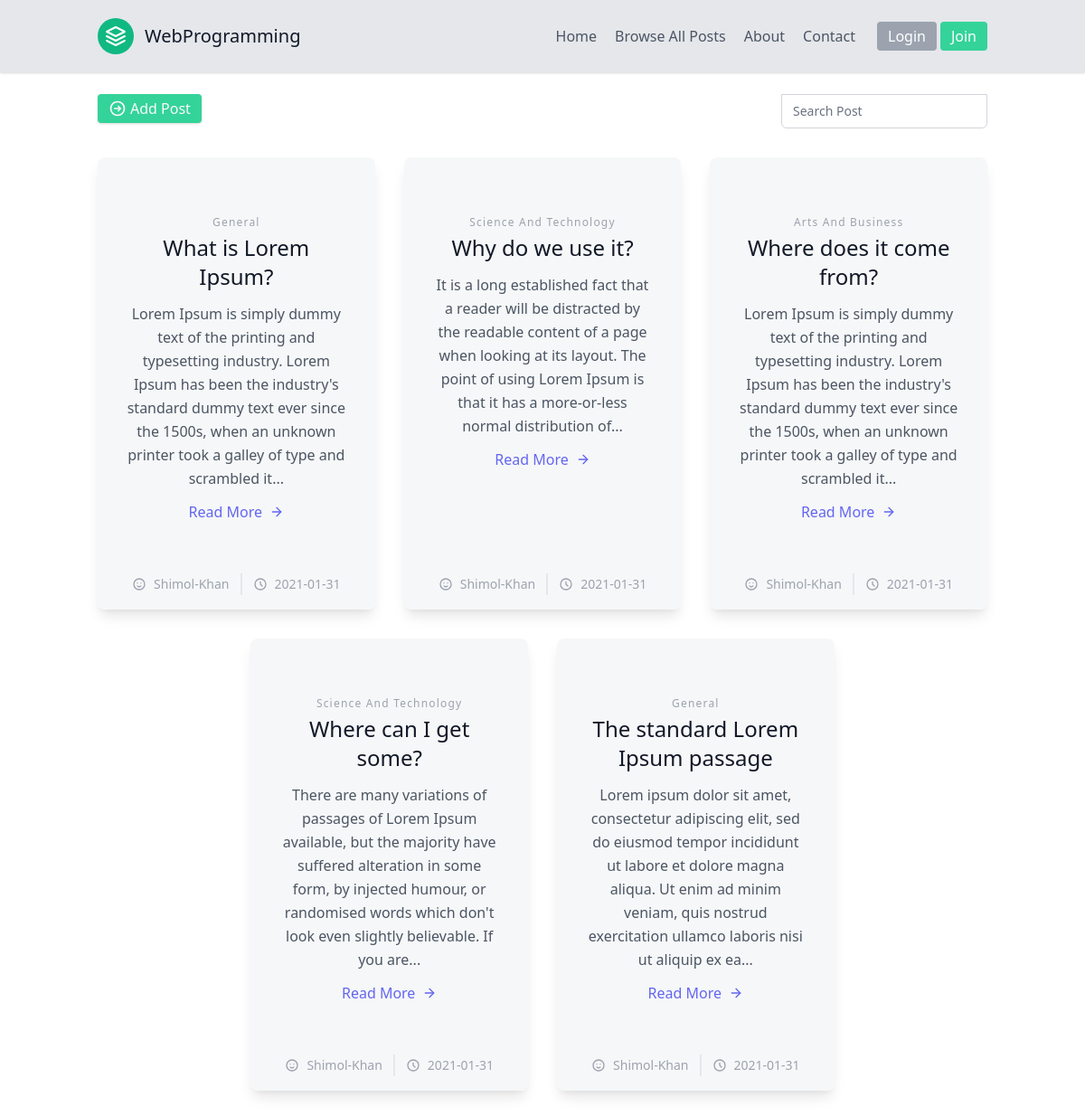
The app's page /browse, older data.
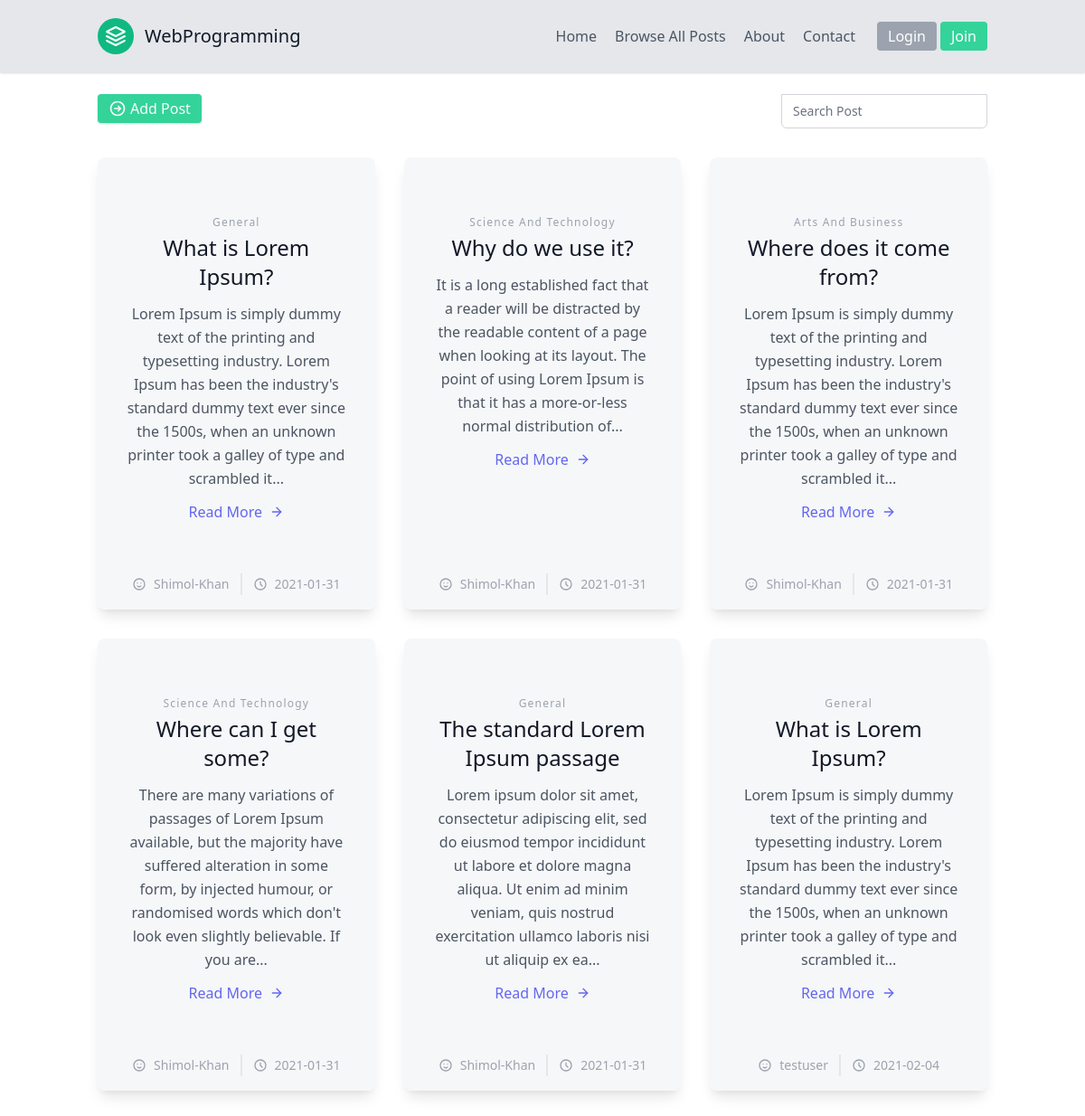
The same page, newer data.
### Blog/models.py (models this page shows, shortened)
class Post(db.Model):
    id = db.Column(db.Integer, primary_key=True)
    title = db.Column(db.String(100), nullable=False)
    date_posted = db.Column(db.DateTime, nullable=False, default=datetime.utcnow)
    category = db.Column(db.String(100), nullable=False)
    content = db.Column(db.Text, nullable=False)
    user_id = db.Column(db.Integer, db.ForeignKey('user.id'), nullable=False)

class User(db.Model, UserMixin):
    id = db.Column(db.Integer, primary_key=True)
    username = db.Column(db.String(20), unique=True, nullable=False)
    email = db.Column(db.String(120), unique=True, nullable=False)
    image_file = db.Column(db.String(20), nullable=False, default='default.jpg')
    password = db.Column(db.String(60), nullable=False)
    posts = db.relationship('Post', backref='author', lazy=True)

### Blog/routes.py (the view)
@app.route("/browse")
def browse():
    q = request.args.get('q')
    if q:
        posts = Post.query.filter(Post.title.contains(q) | Post.content.contains(q))
    else:
        posts = Post.query.all()
    return render_template('browse.html', posts=posts, title="Browse All Posts")

### Blog/templates/browse.html
{% extends "layout.html" %}
{% block content %}
<section class="body-font">
  <div class="container px-5 py-6 mx-auto">
    <div class="flex justify-between">
        <div>
          <button>
            <a href="{{ url_for('new_post') }}" class="shadow inline-flex items-center bg-green-400 border-0 py-1 px-3 focus:outline-none hover:bg-green-500 rounded text-base mt-4 md:mt-0 text-gray-50">
              <svg class="w-5 h-5 mr-1" fill="none" stroke="currentColor" viewBox="0 0 24 24" xmlns="http://www.w3.org/2000/svg"><path stroke-linecap="round" stroke-linejoin="round" stroke-width="2" d="M13 9l3 3m0 0l-3 3m3-3H8m13 0a9 9 0 11-18 0 9 9 0 0118 0z"></path></svg>
              Add Post</a>
          </button>
        </div>
        <div>
          <form method="GET">
            <input type="text" class="appearance-none rounded-none relative block w-full px-3 py-2 border border-gray-300 placeholder-gray-500 text-gray-900 rounded-b-md focus:outline-none focus:ring-indigo-500 focus:border-indigo-500 focus:z-10 sm:text-sm" type="search" placeholder="Search Post" name="q">
          </form>
        </div>
    </div>
  </div>
</section>
  <section class="text-gray-600 body-font animate__animated animate__bounceInUp">
    <div class="container px-5 pt-2 pb-12 mx-auto">
      <div class="flex flex-wrap -m-4 justify-center">
        {% for post in posts %}
        <div class="p-4 lg:w-1/3">
          <div class="h-full bg-gray-100 bg-opacity-75 px-8 pt-16 pb-24 rounded-lg overflow-hidden text-center relative shadow-lg">
            <h2 class="tracking-widest text-xs title-font font-medium text-gray-400 mb-1">{{ post.category }}</h2>
            <h1 class="title-font sm:text-2xl text-xl font-medium text-gray-900 mb-3">{{ post.title }}</h1>
            <p class="leading-relaxed mb-3">{{ post.content | truncate(220)}}</p>
            <a class="text-indigo-500 inline-flex items-center" href="{{ url_for('post', post_id=post.id) }}">Read More
              <svg class="w-4 h-4 ml-2" viewBox="0 0 24 24" stroke="currentColor" stroke-width="2" fill="none"
                stroke-linecap="round" stroke-linejoin="round">
                <path d="M5 12h14"></path>
                <path d="M12 5l7 7-7 7"></path>
              </svg>
            </a>
            <div class="text-center mt-2 leading-none flex justify-center absolute bottom-0 left-0 w-full py-4">
              <span
                class="text-gray-400 mr-3 inline-flex items-center leading-none text-sm pr-3 py-1 border-r-2 border-gray-200">
                <svg class="w-4 h-4 mr-2" fill="none" stroke="currentColor" viewBox="0 0 24 24" xmlns="http://www.w3.org/2000/svg"><path stroke-linecap="round" stroke-linejoin="round" stroke-width="2" d="M14.828 14.828a4 4 0 01-5.656 0M9 10h.01M15 10h.01M21 12a9 9 0 11-18 0 9 9 0 0118 0z"></path></svg>
                {{ post.author.username }}
              </span>
              <span class="text-gray-400 inline-flex items-center leading-none text-sm">
                <svg class="w-4 h-4 mr-2" fill="none" stroke="currentColor" viewBox="0 0 24 24" xmlns="http://www.w3.org/2000/svg"><path stroke-linecap="round" stroke-linejoin="round" stroke-width="2" d="M12 8v4l3 3m6-3a9 9 0 11-18 0 9 9 0 0118 0z"></path></svg>
                {{ post.date_posted.strftime('%Y-%m-%d') }}
              </span>
            </div>
          </div>
        </div>
        {% endfor %}
      </div>
    </div>
  </section>
{% endblock content %}

Row changes from the older to the newer data that the page shows:
added Post: category "General", title "What is Lorem Ipsum?", content "Lorem Ipsum is simply dummy text of the printing and typesetting industry. Lorem Ipsum has been the industry's standard dummy text ever since the 1500s, when an unknown printer took a galley of type and scrambled it...", author.username "testuser", date_posted "2021-02-04"
